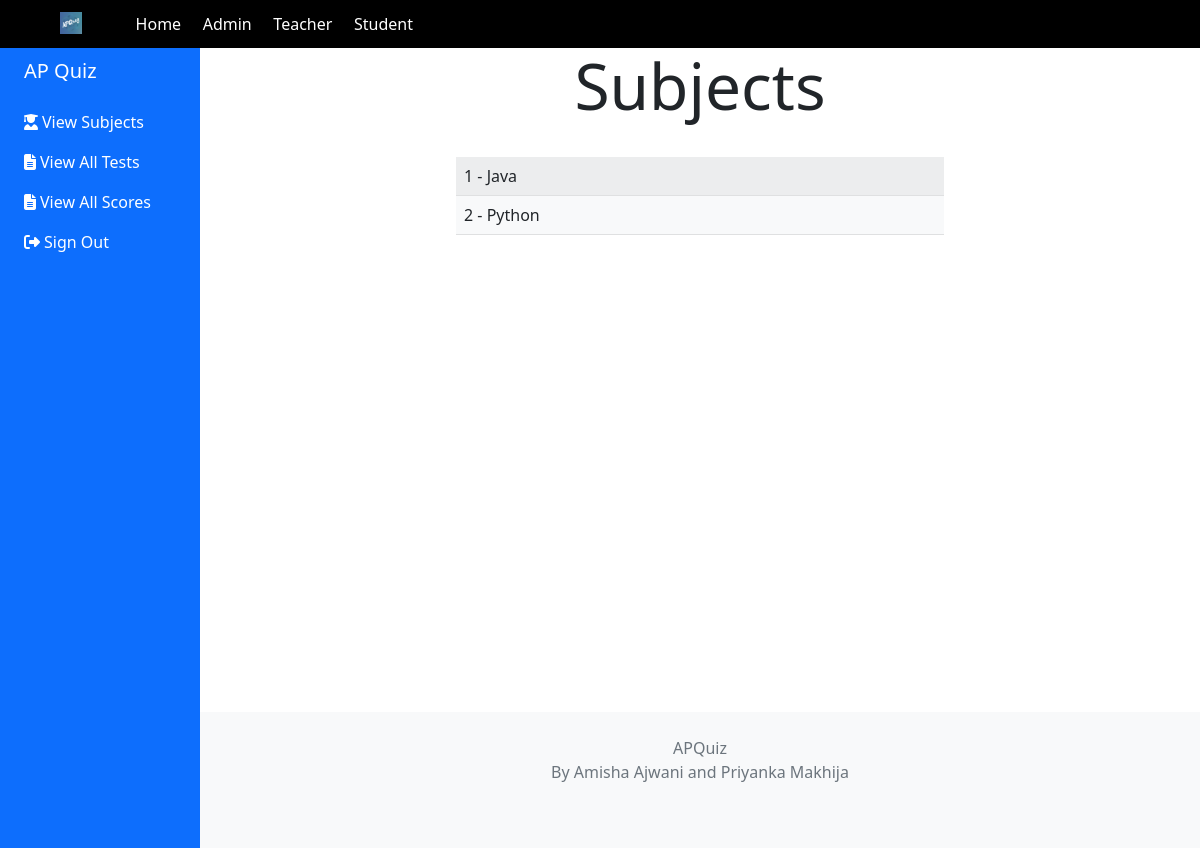
The page /student/viewSubjects/ (signed in) on the database its author committed.
### quiz/models.py (models this page shows, shortened)
class Subject(models.Model):
    subName = models.CharField(max_length=1000)

### student/views.py (the view)
# urls.py: path('viewSubjects/',views.viewSubjects),
@login_required(login_url="/student/login")
@user_passes_test(is_student)
def viewSubjects(request):
    s = Subject.objects.all()
    return render(request,'student/student_viewSubjects.html',{"subjects":s})

### student/views.py (called while the page is built)
def is_student(user):
    return user.groups.filter(name='STUDENT').exists()

### templates/student/student_viewSubjects.html (shortened to what this page needs)
{% extends 'quiz/base.html' %}
{% block heading %}Subjects{% endblock %}
{% block dashboardItem1Icon %}fas fa-user-graduate{% endblock %}
{% block dashboardItem2Icon %}fas fa-file-alt{% endblock %}
{% block dashboardItem3Icon %}fas fa-file-alt{% endblock %}
{% block dashboardItem4Icon %}fas fa-sign-out-alt{% endblock %}
{% block dashboardItem1 %}View Subjects{% endblock %}
{% block dashboardItem2 %}View All Tests{% endblock %}
{% block dashboardItem3 %}View All Scores{% endblock %}
{% block dashboardItem4 %}Sign Out{% endblock %}
{% block dashboardItem1Link %}/student/viewSubjects{% endblock %}
{% block dashboardItem2Link %}/student/viewTests{% endblock %}
{% block dashboardItem3Link %}/student/viewScores{% endblock %}
{% block dashboardItem4Link %}/logout/{% endblock %}
{% load crispy_forms_tags %}
{% block content %}
   <center>
   <table class="table table-light table-striped w-50">
    {% for s in subjects %}
    <tr>
        <td><a class="link-dark text-decoration-none" href = "/student/viewTests/{{s.id}}">{{s.id}} - {{s.subName}} </a></td>
    </tr>
{% endfor %}
</table>
</center>
{% endblock %}

### static/css/style.css (style rules this page uses)
body { margin: 0px; padding: 0px; overflow-x: hidden; }
::placeholder { color: white; }
body { background:#F5F5F5; margin-top:20px; }

### rows shown on the page
Subject: id "1", subName "Java"
Subject: id "2", subName "Python"
